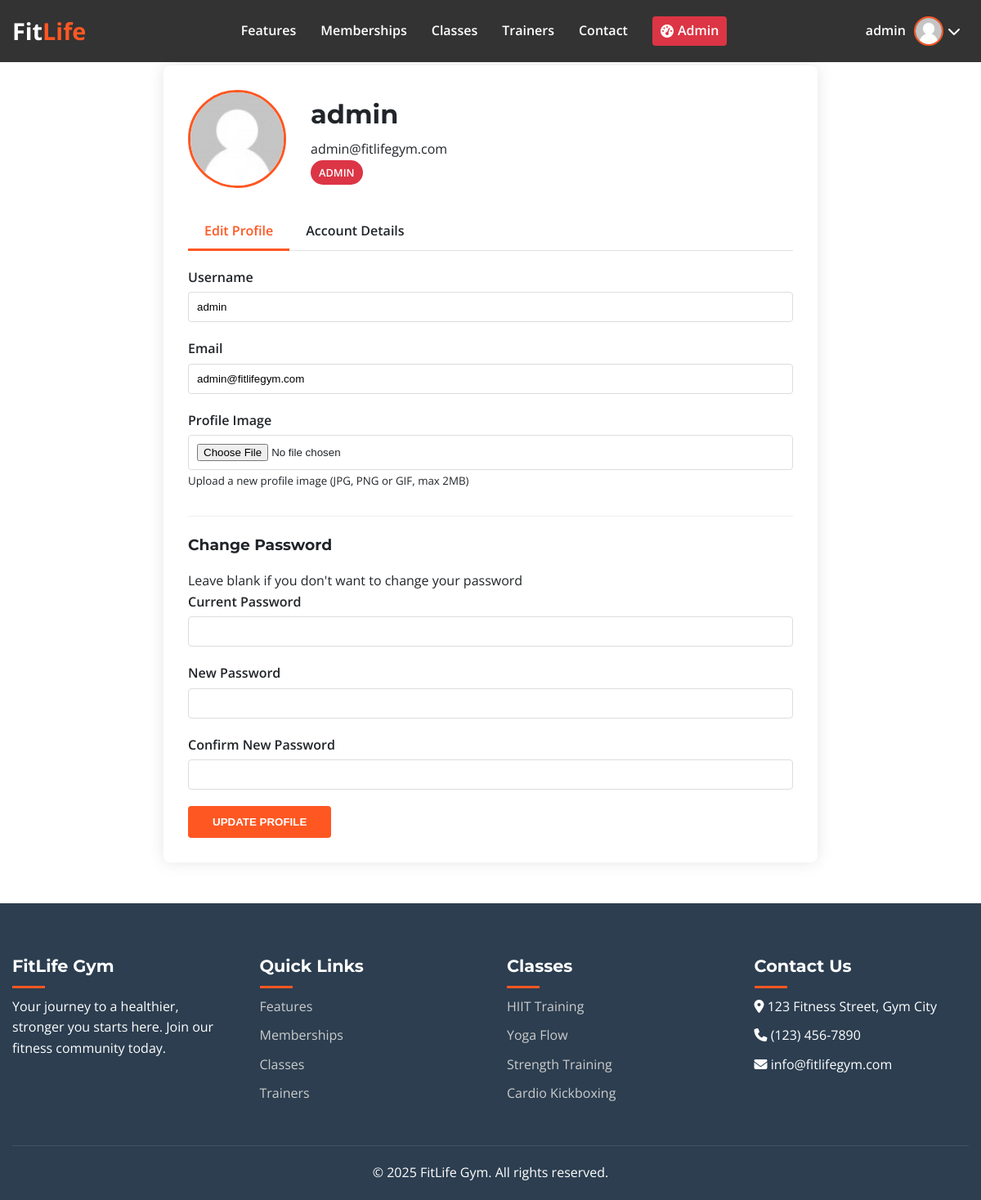
The page /pages/profile.php (signed in) on the database its author committed.
### tables this page shows
CREATE TABLE IF NOT EXISTS users (
    id INT AUTO_INCREMENT PRIMARY KEY,
    username VARCHAR(50) NOT NULL UNIQUE,
    password VARCHAR(255) NOT NULL,
    email VARCHAR(100) NOT NULL UNIQUE,
    role ENUM('admin', 'member', 'trainer') NOT NULL DEFAULT 'member',
    profile_image VARCHAR(255) DEFAULT NULL,
    created_at TIMESTAMP DEFAULT CURRENT_TIMESTAMP
);

### pages/profile.php (the view, shortened to what this page needs)
<?php
require_once __DIR__ . '/../config/db_config.php';
$base_url = '../';
$user_id = $_SESSION['user_id'];
$role = $_SESSION['role'] ?? 'member';
try {
    $stmt = $pdo->prepare("SELECT * FROM users WHERE id = ?");
    $stmt->execute([$user_id]);
    $user = $stmt->fetch(PDO::FETCH_ASSOC);
} catch (PDOException $e) {
    $error = "Database error: " . $e->getMessage();
}
?>
<!DOCTYPE html>
<html lang="en">
<head>
    <link rel="stylesheet" href="https://cdnjs.cloudflare.com/ajax/libs/font-awesome/6.4.0/css/all.min.css">
    <link rel="stylesheet" href="../assets/css/profile.css">
    <link rel="stylesheet" href="../assets/css/styles.css">
</head>
<body>
    <?php include_once __DIR__ . '/../includes/components/navbar.php'; ?>
    <div class="profile-container">
        <div class="profile-header">
            <div class="profile-image-container">
                <img src="<?php echo !empty($user['profile_image']) ? $base_url . $user['profile_image'] : $base_url . 'assets/images/default-avatar.png'; ?>" alt="Profile Image">
            </div>
            <div class="profile-info">
                <h1><?php echo htmlspecialchars($user['username']); ?></h1>
                <p><?php echo htmlspecialchars($user['email']); ?></p>
                <div class="role-badge role-<?php echo strtolower($user['role']); ?>">
                    <?php echo ucfirst(htmlspecialchars($user['role'])); ?>
                </div>
            </div>
        </div>
        <div class="profile-tabs">
            <div class="profile-tab active" data-tab="edit-profile">Edit Profile</div>
            <div class="profile-tab" data-tab="membership">
                <?php if ($role === 'member'): ?>
                    My Membership
                <?php elseif ($role === 'trainer'): ?>
                    Trainer Info
                <?php else: ?>
                    Account Details
                <?php endif; ?>
            </div>
        </div>
        <div class="tab-content active" id="edit-profile">
            <form action="profile.php" method="POST" enctype="multipart/form-data">
                <div class="form-group">
                    <label for="username">Username</label>
                    <input type="text" id="username" name="username" value="<?php echo htmlspecialchars($user['username']); ?>" required>
                </div>
                <div class="form-group">
                    <label for="email">Email</label>
                    <input type="email" id="email" name="email" value="<?php echo htmlspecialchars($user['email']); ?>" required>
                </div>
                <div class="form-group">
                    <label for="profile_image">Profile Image</label>
                    <input type="file" id="profile_image" name="profile_image" accept="image/*">
                    <small>Upload a new profile image (JPG, PNG or GIF, max 2MB)</small>
                </div>
                <div class="password-section">
                    <h3>Change Password</h3>
                    <p>Leave blank if you don't want to change your password</p>
                    <div class="form-group">
                        <label for="current_password">Current Password</label>
                        <input type="password" id="current_password" name="current_password">
                    </div>
                    <div class="form-group">
                        <label for="new_password">New Password</label>
                        <input type="password" id="new_password" name="new_password">
                    </div>
                    <div class="form-group">
                        <label for="confirm_password">Confirm New Password</label>
                        <input type="password" id="confirm_password" name="confirm_password">
                    </div>
                </div>
                <button type="submit" name="update_profile" class="btn">Update Profile</button>
            </form>
        </div>
    </div>
    <?php include_once __DIR__ . '/../includes/components/footer.php'; ?>
</body>
</html>

### assets/css/profile.css (style rules this page uses)
.profile-container { max-width: 800px; margin:0px auto 50px; padding: 30px; background-color: white; border-radius: 8px; box-shadow: 0 0 20px rgba(0, 0, 0, 0.1); }
.profile-header { display: flex; align-items: center; margin-bottom: 30px; }
.profile-image-container { width: 120px; height: 120px; border-radius: 50%; overflow: hidden; margin-right: 30px; border: 3px solid var(--primary); }
.profile-image-container img { width: 100%; height: 100%; object-fit: cover; }
.profile-info h1 { margin-bottom: 5px; }
.role-badge { display: inline-block; padding: 5px 10px; border-radius: 20px; font-size: 0.8rem; font-weight: 600; text-transform: uppercase; color: white; }
.role-admin { background-color: #dc3545; }
.profile-tabs { display: flex; border-bottom: 1px solid #e1e1e1; margin-bottom: 20px; }
.profile-tab { padding: 10px 20px; cursor: pointer; font-weight: 600; position: relative; }
.profile-tab.active { color: var(--primary); }
.profile-tab.active:after { content: ''; position: absolute; bottom: -1px; left: 0; width: 100%; height: 3px; background-color: var(--primary); }
.tab-content { display: none; }
.tab-content.active { display: block; }
.form-group { margin-bottom: 20px; }
.form-group label { display: block; margin-bottom: 5px; font-weight: 600; }
.form-group input, .form-group select, .form-group textarea { width: 100%; padding: 10px; border: 1px solid #ddd; border-radius: 4px; }
.password-section { margin-top: 30px; padding-top: 20px; border-top: 1px solid #eee; }

### assets/css/styles.css (style rules this page uses)
:root { --primary: #ff5722; --secondary: #2c3e50; --light: #f8f9fa; --dark: #212529; --success: #28a745; --gray: #6c757d; }
* { margin: 0; padding: 0; box-sizing: border-box; }
body { font-family: 'Open Sans', sans-serif; line-height: 1.6; color: var(--dark); overflow-x: hidden; padding-top: 80px; }
h1, h2, h3, h4, h5, h6 { font-family: 'Montserrat', sans-serif; font-weight: 700; margin-bottom: 1rem; }
.btn { display: inline-block; padding: 12px 30px; background-color: var(--primary); color: white; border: none; border-radius: 4px; font-weight: 600; text-decoration: none; text-transform: uppercase; transition: all 0.3s ease; cursor: pointer; }

### rows shown on the page
users: username "admin", email "admin@fitlifegym.com", role "ADMIN"

### other values the page prints
$username "admin"
